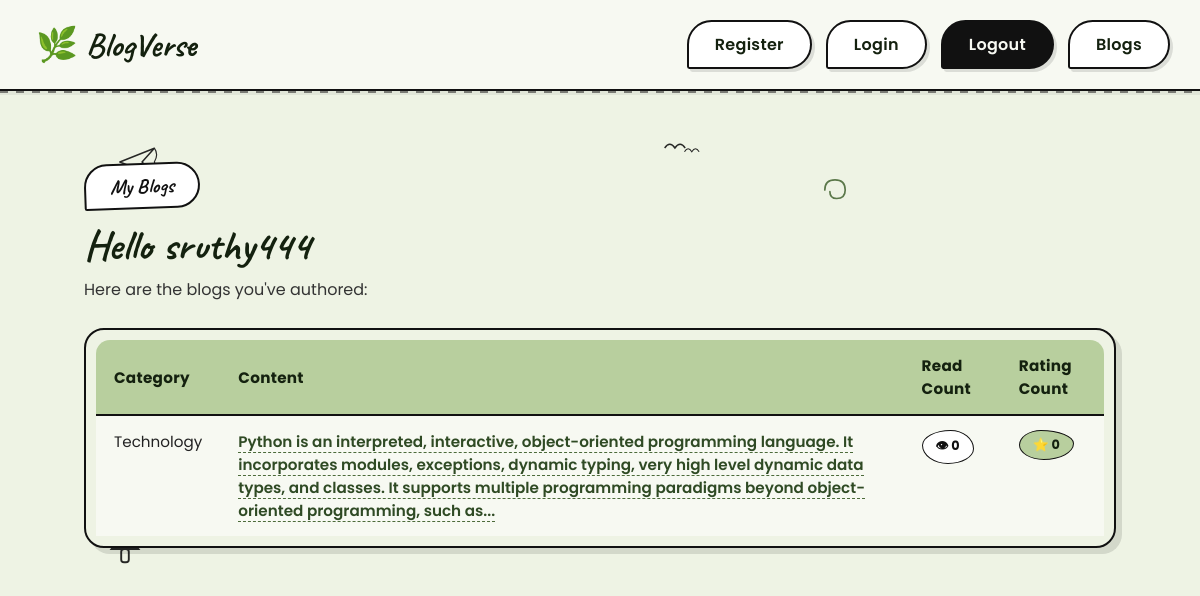
Page /viewBlog (signed in) on the committed database.
### models.py (models this page shows, shortened)
class UserModel(UserMixin, db.Model):
    __tablename__ = "users"
    id = db.Column(db.Integer, primary_key=True)
    email = db.Column(db.String(100), unique=True)
    username = db.Column(db.String(100))
    password_hash = db.Column(db.String(250))

class CategoryMaster(db.Model):
    category_id = db.Column(db.Integer, primary_key=True)
    category_name = db.Column(db.String, nullable=False)
    blogmodel = db.relationship("BlogModel", backref="categorymaster", lazy=True)

class BlogModel(db.Model):
    id = db.Column(db.Integer, primary_key=True)
    category_id = db.Column(
        db.Integer, db.ForeignKey("category_master.category_id"), nullable=False
    )
    blog_user_id = db.Column(db.Integer, db.ForeignKey("users.id"), nullable=False)
    blog_text = db.Column(db.Text, nullable=False)
    blog_creation_date = db.Column(db.DateTime)
    blog_read_count = db.Column(db.Integer, default=0)
    blog_rating_count = db.Column(db.Integer, default=0)

### routes.py (the view)
@app.route("/viewBlog")
@login_required
def view_blogs():
    all_self_blogs = BlogModel.query.filter(
        BlogModel.blog_user_id == current_user.id
    ).all()
    return render_template(
        "view_blog.html",
        all_self_blogs=all_self_blogs,
        all_categories=global_all_category_name,
    )

### models.py (called while the page is built)
@login.user_loader
def load_user(id):
    return UserModel.query.get(int(id))

### templates/view_blog.html (shortened to what this page needs)
{% extends 'base.html' %}
{% block content %}
<div class="mine-wrap">
    <svg class="doodle doodle-plane" viewBox="0 0 60 60" xmlns="http://www.w3.org/2000/svg">
        <path d="M5 30 L50 12 L34 30 L50 48 Z" fill="none" stroke="#111111" stroke-width="2" stroke-linejoin="round"/>
        <path d="M50 12 Q56 20 50 30 Q56 40 50 48" fill="none" stroke="#111111" stroke-width="1.5"/>
    </svg>
    <svg class="doodle doodle-mushroom" viewBox="0 0 40 40" xmlns="http://www.w3.org/2000/svg">
        <path d="M6 20 Q20 4 34 20 Z" fill="none" stroke="#111111" stroke-width="2"/>
        <rect x="16" y="20" width="8" height="14" rx="3" fill="none" stroke="#111111" stroke-width="2"/>
    </svg>
    <svg class="doodle doodle-swirl" viewBox="0 0 40 40" xmlns="http://www.w3.org/2000/svg">
        <path d="M8 20 Q8 8 20 8 Q32 8 32 20 Q32 30 22 30 Q14 30 14 22" fill="none" stroke="#4c6b3a" stroke-width="2" stroke-linecap="round"/>
    </svg>
    <svg class="doodle doodle-birds" viewBox="0 0 60 30" xmlns="http://www.w3.org/2000/svg">
        <path d="M5 15 Q12 5 19 15 Q26 5 33 15" fill="none" stroke="#111111" stroke-width="2"/>
        <path d="M32 20 Q37 12 42 20 Q47 12 52 20" fill="none" stroke="#111111" stroke-width="1.5"/>
    </svg>
    <span class="mine-tag">My Blogs</span>
    <h1>Hello {{ current_user.username }}</h1>
    <p class="sub">Here are the blogs you've authored:</p>
    {% if all_self_blogs %}
    <div class="table-card">
        <table>
            <thead>
                <tr>
                    <th>Category</th>
                    <th>Content</th>
                    <th>Read Count</th>
                    <th>Rating Count</th>
                </tr>
            </thead>
            <tbody>
                {% for a_blog in all_self_blogs %}
                <tr>
                    <td>{{ all_categories[a_blog.category_id-1] }}</td>
                    <td>
                        <a href="/self_blog_detail/{{ a_blog.id }}/{{ all_categories[a_blog.category_id-1] }}">
                            {{ a_blog.blog_text|safe|truncate(275) }}
                        </a>
                    </td>
                    <td><span class="pill pill-reads">👁 {{ a_blog.blog_read_count }}</span></td>
                    <td><span class="pill pill-rating">⭐ {{ a_blog.blog_rating_count }}</span></td>
                </tr>
                {% endfor %}
            </tbody>
        </table>
    </div>
    {% else %}
    <p class="empty-note">You haven't written any blogs yet — time to start your story! 🖋️</p>
    {% endif %}
</div>
{% endblock %}

### templates/base.html (style rules this page uses)
* { margin: 0; padding: 0; box-sizing: border-box; font-family: 'Poppins', sans-serif; }
body { background: #eef3e4; min-height: 100vh; }

### templates/view_blog.html (style rules this page uses)
.mine-wrap { padding: 30px 10px 60px; position: relative; }
.doodle { position: absolute; z-index: 0; opacity: .9; }
.doodle-plane { width: 46px; top: 6px; left: 4%; }
.doodle-mushroom { width: 38px; bottom: 40px; left: 3%; }
.doodle-swirl { width: 34px; top: 40px; right: 26%; }
.doodle-birds { width: 44px; top: 4px; right: 40%; }
.doodle { animation: bob 6s ease-in-out infinite; }
.doodle-mushroom { animation-delay: .8s; }
.doodle-swirl { animation-delay: 1.4s; }
.doodle-birds { animation-delay: .3s; }
.mine-tag { position: relative; z-index: 1; display: inline-block; background: #ffffff; border: 2px solid #111111; border-radius: 40px 40px 40px 4px; padding: 8px 24px; font-family: 'Caveat', cursive; font-size: 1.3rem; font-weight: 700; color: #111111; margin-bottom: 10px; transform: rotate(-2deg); }
.mine-wrap h1 { position: relative; z-index: 1; font-family: 'Caveat', cursive; font-size: 2.6rem; font-weight: 700; color: #14210f; margin-bottom: 6px; }
.mine-wrap .sub { position: relative; z-index: 1; color: #333333; margin-bottom: 26px; font-size: 1rem; }
.table-card { position: relative; z-index: 1; background: #eef3e4; border: 2px solid #111111; border-radius: 20px; padding: 10px; box-shadow: 6px 6px 0 rgba(17, 17, 17, .12); overflow-x: auto; }
table { width: 100%; border-collapse: separate; border-spacing: 0; font-size: .95rem; }
thead th { background: #b8cf9e; color: #14210f; font-weight: 700; text-align: left; padding: 14px 18px; letter-spacing: .3px; border-bottom: 2px solid #111111; }
thead th:first-child { border-top-left-radius: 14px; }
thead th:last-child { border-top-right-radius: 14px; }
tbody td { padding: 14px 18px; color: #222222; border-bottom: 1px solid rgba(17, 17, 17, .15); vertical-align: top; background: #f7f9f2; }
tbody tr:last-child td { border-bottom: none; }
tbody td a { color: #2f4a24; font-weight: 600; text-decoration: none; border-bottom: 1px dashed #4c6b3a; }
.pill { display: inline-block; padding: 5px 13px; font-size: .8rem; font-weight: 700; border: 1.5px solid #111111; }
.pill-reads { background: #ffffff; color: #111111; border-radius: 55% 45% 50% 50% / 45% 55% 45% 55%; }
.pill-rating { background: #b8cf9e; color: #14210f; border-radius: 40% 60% 55% 45% / 50% 45% 55% 50%; }

### rows in the picture
UserModel: username "sruthy444"
BlogModel: blog_text "Python is an interpreted, interactive, object-oriented programming language. It incorporates modules, exceptions, dynamic typing, very high level dynamic data types, and classes. It supports multiple programming paradigms beyond object-oriented programming, such as...", blog_read_count "0", blog_rating_count "0"
CategoryMaster: category_name "Technology"
